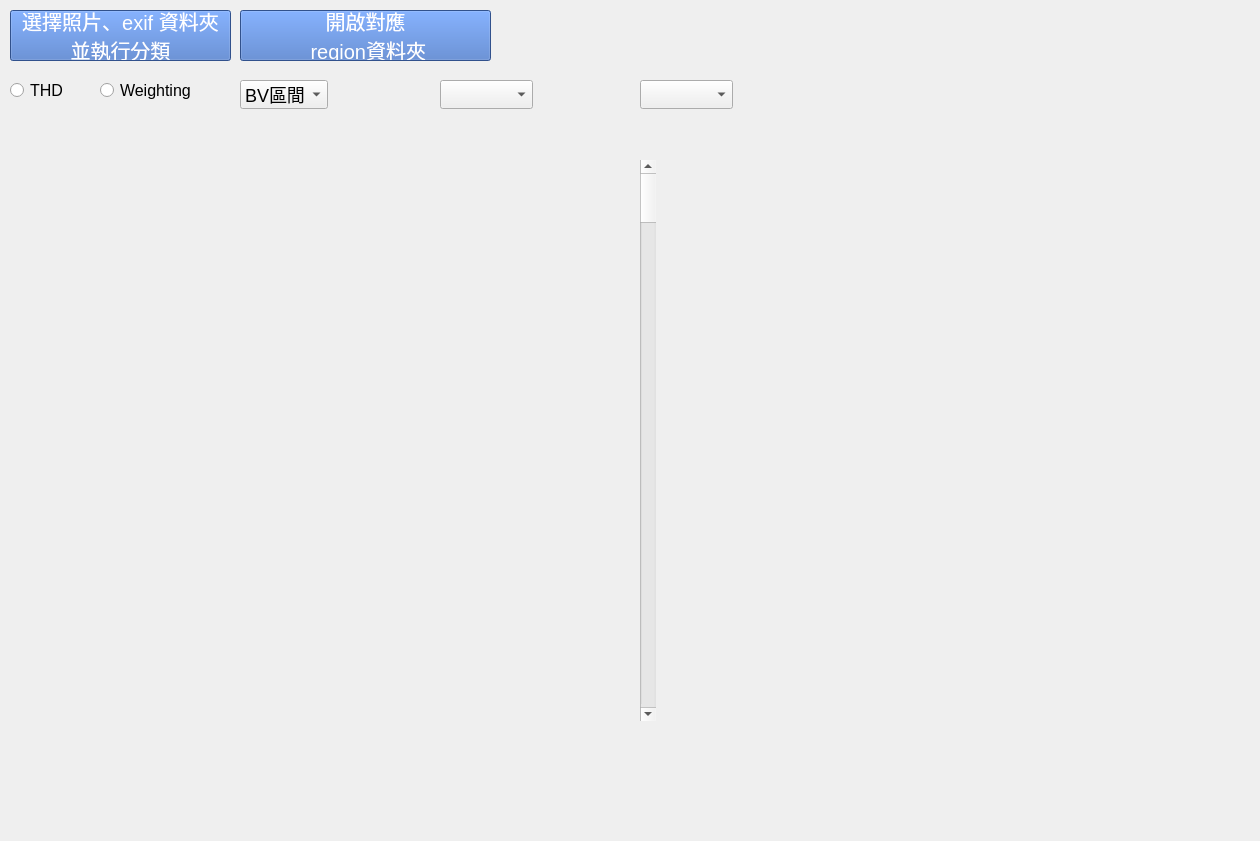
<?xml version="1.0" encoding="UTF-8"?>
<ui version="4.0">
 <class>Form</class>
 <widget class="QWidget" name="Form">
  <property name="geometry">
   <rect>
    <x>0</x>
    <y>0</y>
    <width>1260</width>
    <height>841</height>
   </rect>
  </property>
  <property name="font">
   <font>
    <pointsize>15</pointsize>
   </font>
  </property>
  <property name="windowTitle">
   <string>Form</string>
  </property>
  <property name="layoutDirection">
   <enum>Qt::LeftToRight</enum>
  </property>
  <widget class="QRadioButton" name="weighting_radio">
   <property name="geometry">
    <rect>
     <x>100</x>
     <y>70</y>
     <width>121</width>
     <height>41</height>
    </rect>
   </property>
   <property name="font">
    <font>
     <pointsize>12</pointsize>
    </font>
   </property>
   <property name="text">
    <string>Weighting</string>
   </property>
  </widget>
  <widget class="QPushButton" name="open_dir_btn">
   <property name="geometry">
    <rect>
     <x>240</x>
     <y>10</y>
     <width>251</width>
     <height>51</height>
    </rect>
   </property>
   <property name="styleSheet">
    <string notr="true">font:20px ;
text-align:center;
background:rgb(68, 114, 196); 
color:rgb(255, 255, 255);</string>
   </property>
   <property name="text">
    <string>開啟對應
 region資料夾</string>
   </property>
  </widget>
  <widget class="QPushButton" name="load_exif_btn">
   <property name="geometry">
    <rect>
     <x>10</x>
     <y>10</y>
     <width>221</width>
     <height>51</height>
    </rect>
   </property>
   <property name="styleSheet">
    <string notr="true">font:20px ;
text-align:center;
background:rgb(68, 114, 196); 
color:rgb(255, 255, 255);</string>
   </property>
   <property name="text">
    <string>選擇照片、exif 資料夾
並執行分類</string>
   </property>
  </widget>
  <widget class="QRadioButton" name="THD_radio">
   <property name="geometry">
    <rect>
     <x>10</x>
     <y>70</y>
     <width>121</width>
     <height>41</height>
    </rect>
   </property>
   <property name="font">
    <font>
     <pointsize>12</pointsize>
    </font>
   </property>
   <property name="text">
    <string>THD</string>
   </property>
  </widget>
  <widget class="QComboBox" name="BV_comboBox">
   <property name="geometry">
    <rect>
     <x>240</x>
     <y>80</y>
     <width>89</width>
     <height>24</height>
    </rect>
   </property>
   <property name="font">
    <font>
     <pointsize>-1</pointsize>
     <weight>50</weight>
     <italic>false</italic>
     <bold>false</bold>
    </font>
   </property>
   <property name="styleSheet">
    <string notr="true">font:18px ;
text-align:center;</string>
   </property>
   <property name="sizeAdjustPolicy">
    <enum>QComboBox::AdjustToContents</enum>
   </property>
   <item>
    <property name="text">
     <string>BV區間</string>
    </property>
   </item>
  </widget>
  <widget class="QComboBox" name="comboBox_2">
   <property name="geometry">
    <rect>
     <x>440</x>
     <y>80</y>
     <width>87</width>
     <height>24</height>
    </rect>
   </property>
   <property name="font">
    <font>
     <pointsize>-1</pointsize>
     <weight>50</weight>
     <italic>false</italic>
     <bold>false</bold>
    </font>
   </property>
   <property name="styleSheet">
    <string notr="true">font:18px ;
text-align:center;</string>
   </property>
   <property name="sizeAdjustPolicy">
    <enum>QComboBox::AdjustToContents</enum>
   </property>
  </widget>
  <widget class="QComboBox" name="comboBox_3">
   <property name="geometry">
    <rect>
     <x>640</x>
     <y>80</y>
     <width>87</width>
     <height>24</height>
    </rect>
   </property>
   <property name="font">
    <font>
     <pointsize>-1</pointsize>
     <weight>50</weight>
     <italic>false</italic>
     <bold>false</bold>
    </font>
   </property>
   <property name="styleSheet">
    <string notr="true">font:18px ;
text-align:center;</string>
   </property>
   <property name="sizeAdjustPolicy">
    <enum>QComboBox::AdjustToContents</enum>
   </property>
  </widget>
  <widget class="QScrollBar" name="verticalScrollBar">
   <property name="geometry">
    <rect>
     <x>640</x>
     <y>160</y>
     <width>16</width>
     <height>561</height>
    </rect>
   </property>
   <property name="orientation">
    <enum>Qt::Vertical</enum>
   </property>
  </widget>
 </widget>
 <resources/>
 <connections/>
</ui>
